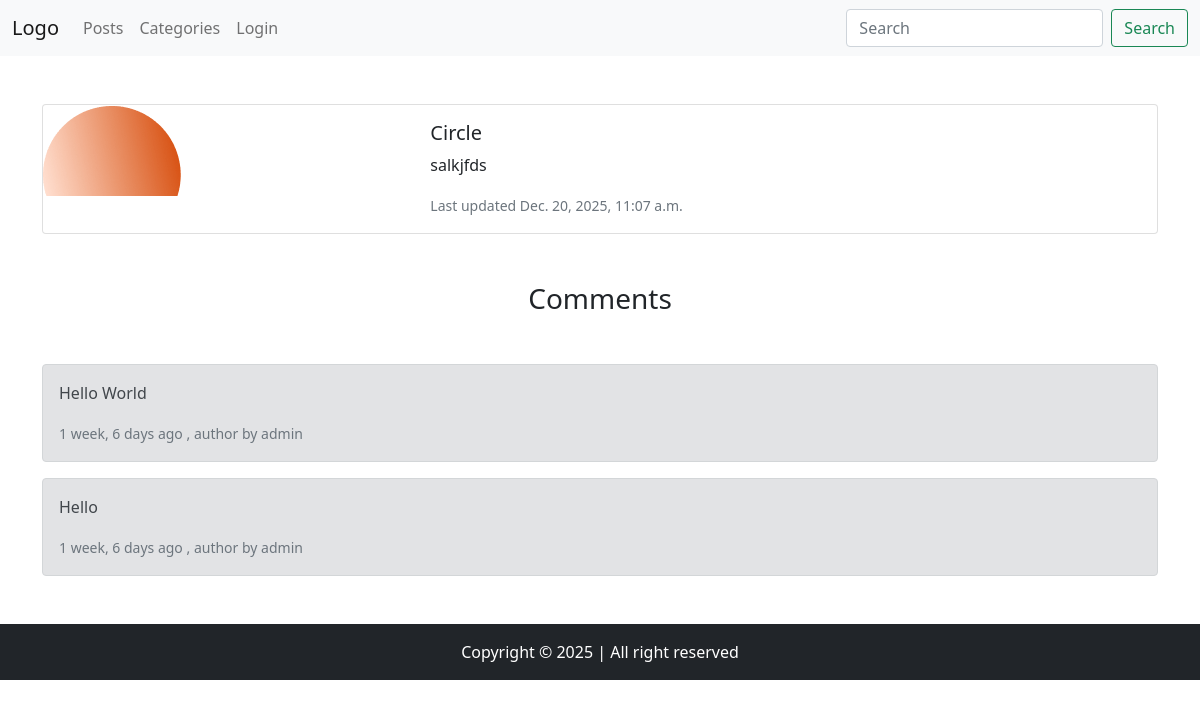
The app's page /post/detail/1/, older data.
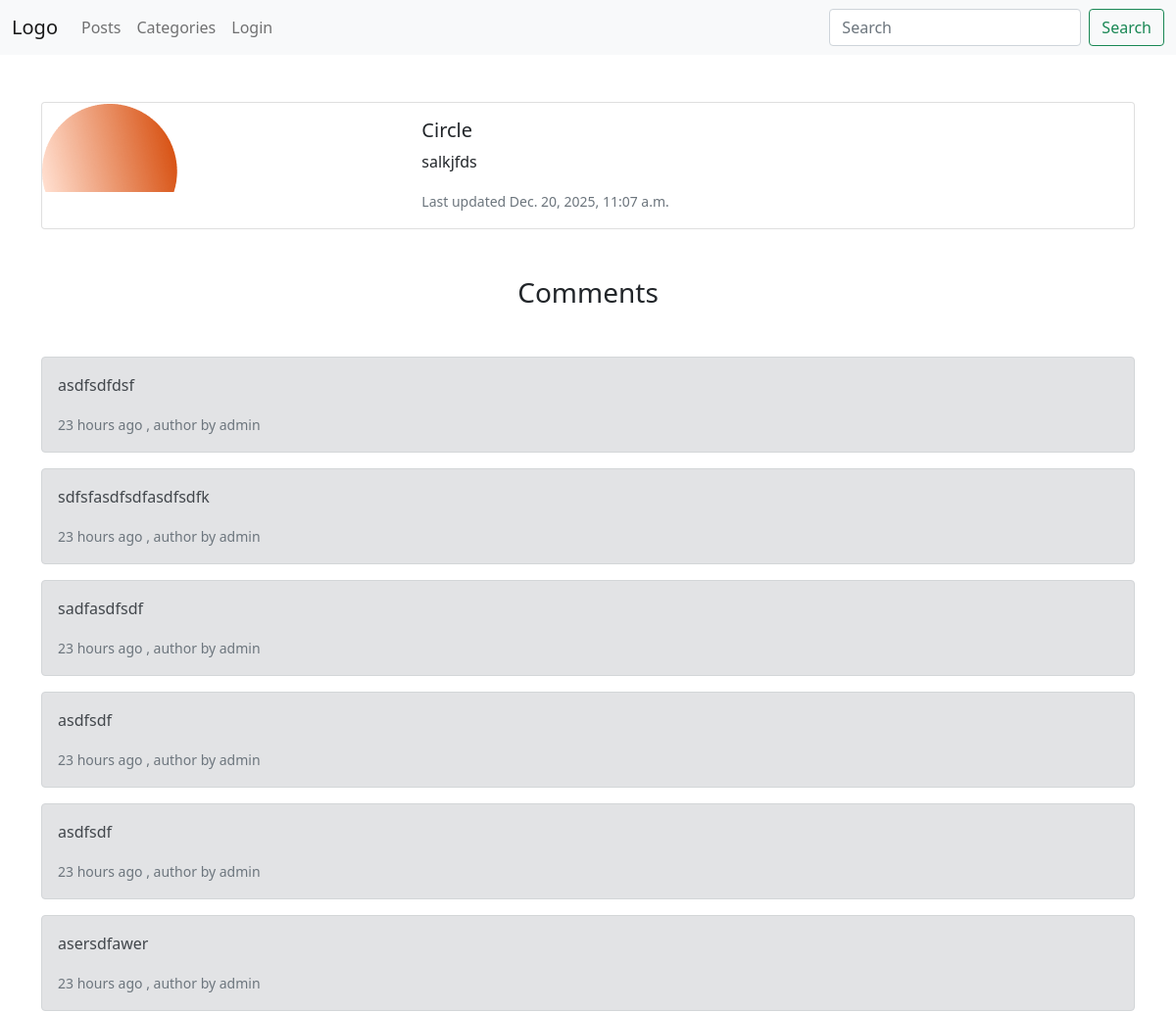
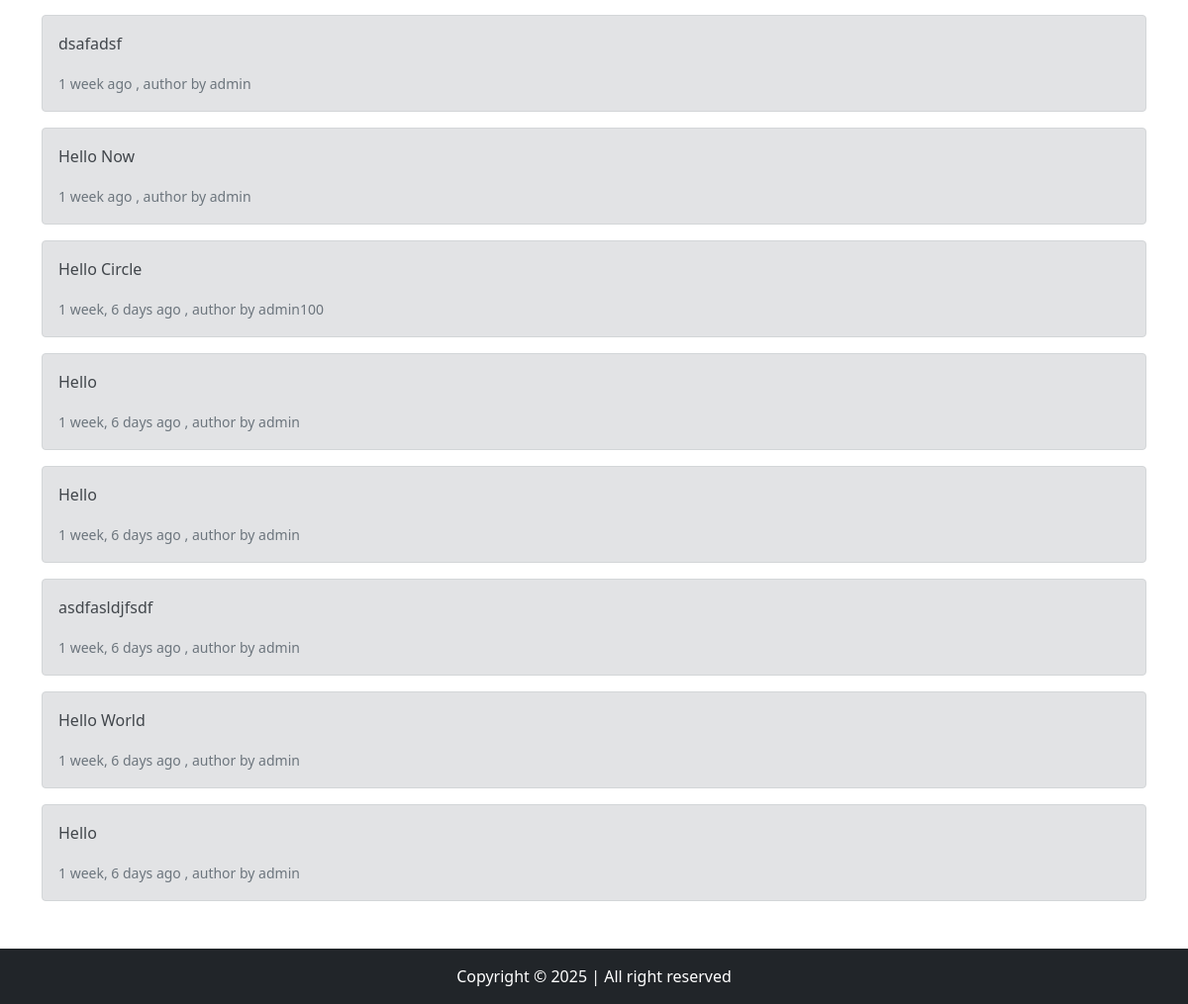
The same page, newer data (2 pictures, top to bottom).
### app/models.py (models this page shows)
class PostModel(models.Model):
    title = models.CharField(max_length=50)
    description = models.TextField()
    image = models.ImageField(null=True, upload_to="posts/")
    category = models.ForeignKey(CategoryModel, on_delete=models.CASCADE, null=True)
    viewer = models.IntegerField(default=0)
    created_at = models.DateTimeField(auto_now_add=True)
    updated_at = models.DateTimeField(auto_now=True)

class CommentModel(models.Model):
    message = models.TextField()
    author = models.ForeignKey(User, on_delete=models.CASCADE)
    post = models.ForeignKey(PostModel, on_delete=models.CASCADE)
    created_at = models.DateTimeField(auto_now_add=True)
    updated_at = models.DateTimeField(auto_now=True)

### app/views.py (the view)
# urls.py: path("post/detail/<int:pk>/", views.post_detail),
def post_detail(request, pk):
    post = PostModel.objects.get(id=pk)
    comments = CommentModel.objects.filter(post_id=post.id).order_by("-created_at")
    context = {"post": post, "comments": comments}
    return render(request, "post_detail.html", context)

### templates/post_detail.html (shortened to what this page needs)
{% extends 'components/base.html' %}
{% load humanize %}
{% block body %}
<div class="card mb-3">
    <div class="row g-0">
        <div class="col-md-4">
            <img src="{{ post.image.url }}" class="img-fluid rounded-start" alt="{{ post.title }}">
        </div>
        <div class="col-md-8">
            <div class="card-body">
                <h5 class="card-title">{{ post.title }}</h5>
                <p class="card-text">{{ post.description }}</p>
                <p class="card-text"><small class="text-muted">Last updated {{ post.updated_at }}</small></p>
            </div>
        </div>
    </div>
</div>
<div class="mt-5">
    <h3 class="text-center mb-5">Comments</h3>
    {% for comment in comments %}
    <div class="alert alert-secondary" role="alert">
        <div class="d-flex align-items-center justify-content-between">
            <div>
                <p>{{comment.message}}</p>
                <small class="text-muted">{{comment.created_at|naturaltime}} , author by
                    {{comment.author.username}}</small>
            </div>
        </div>
    </div>
    {% endfor %}
</div>
{% endblock %}

### templates/components/base.html (shortened to what this page needs)
<!DOCTYPE html>
<html lang="en">
{% load static %}
<head>
    <link rel="stylesheet" type="text/css" href="{% static 'css/bootstrap.css' %}">
</head>
<body>
    {% include 'components/header.html' %}
    <div class="container my-5">
        {% block body %}{% endblock %}
    </div>
    {% include 'components/footer.html' %}
</body>
</html>

### templates/components/header.html (shortened to what this page needs)
<nav class="navbar navbar-expand-lg navbar-light bg-light">
    <div class="container-fluid">
        <a class="navbar-brand" href="/">Logo</a>
        <div class="collapse navbar-collapse" id="navbarSupportedContent">
            <ul class="navbar-nav me-auto mb-2 mb-lg-0">
                <li class="nav-item">
                    <a class="nav-link" href="/post/list/">Posts</a>
                </li>
                <li class="nav-item">
                    <a class="nav-link" href="/category/list/">Categories</a>
                </li>
                {% if request.user.is_authenticated %}
                <li class="nav-item">
                    <a class="nav-link" href="/profile/">Profile</a>
                </li>
                <li class="nav-item">
                    <a class="nav-link" href="/logout/">Logout</a>
                </li>
                {% else %}
                <li class="nav-item">
                    <a class="nav-link" href="/login/">Login</a>
                </li>
                {% endif %}
            </ul>
            <form class="d-flex">
                <input class="form-control me-2" name="search" type="search" placeholder="Search" aria-label="Search">
                <button class="btn btn-outline-success" type="submit">Search</button>
            </form>
        </div>
    </div>
</nav>

### templates/components/footer.html
<footer class="bg-dark py-3">
    <p class="text-center mb-0 text-white">Copyright &copy; 2025 | All right reserved </p>
</footer>

Row changes from the older to the newer data that the page shows:
added CommentModel: message "asdfsdfdsf", created_at "23 hours ago", author.username "admin"
added CommentModel: message "sdfsfasdfsdfasdfsdfk", created_at "23 hours ago", author.username "admin"
added CommentModel: message "sadfasdfsdf", created_at "23 hours ago", author.username "admin"
added CommentModel: message "asdfsdf", created_at "23 hours ago", author.username "admin"
added CommentModel: message "asdfsdf", created_at "23 hours ago", author.username "admin"
added CommentModel: message "asersdfawer", created_at "23 hours ago", author.username "admin"
added CommentModel: message "dsafadsf", created_at "1 week ago", author.username "admin"
added CommentModel: message "Hello Now", created_at "1 week ago", author.username "admin"
added CommentModel: message "Hello Circle", created_at "1 week, 6 days ago", author.username "admin100"
added CommentModel: message "Hello", created_at "1 week, 6 days ago", author.username "admin"
added CommentModel: message "Hello", created_at "1 week, 6 days ago", author.username "admin"
added CommentModel: message "asdfasldjfsdf", created_at "1 week, 6 days ago", author.username "admin"
